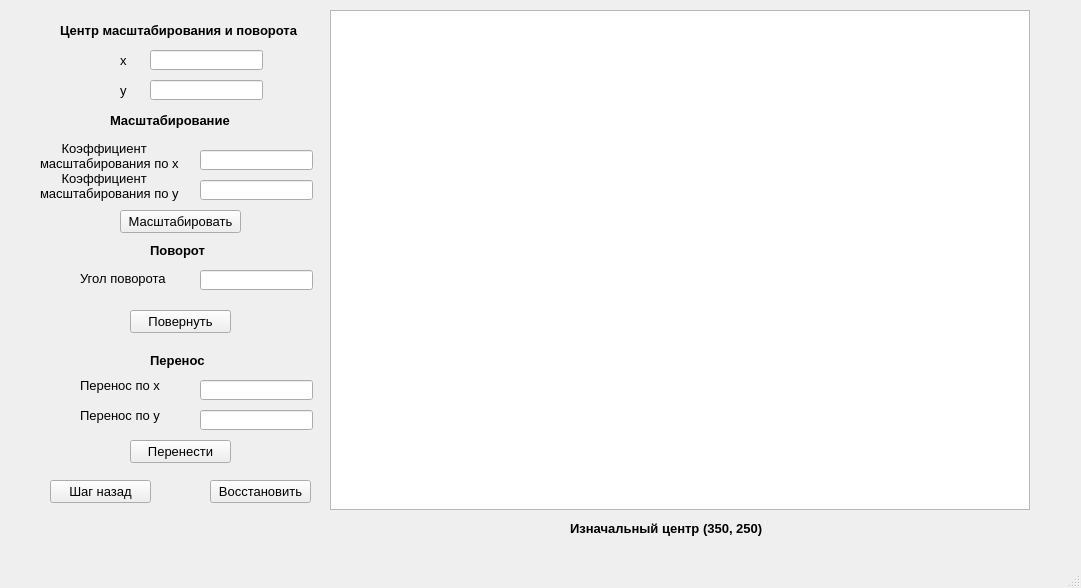
<?xml version="1.0" encoding="UTF-8"?>
<ui version="4.0">
 <class>MainWindow</class>
 <widget class="QMainWindow" name="MainWindow">
  <property name="geometry">
   <rect>
    <x>0</x>
    <y>0</y>
    <width>1081</width>
    <height>588</height>
   </rect>
  </property>
  <property name="windowTitle">
   <string>MainWindow</string>
  </property>
  <property name="documentMode">
   <bool>false</bool>
  </property>
  <widget class="QWidget" name="centralwidget">
   <widget class="QGraphicsView" name="graphicsView">
    <property name="geometry">
     <rect>
      <x>330</x>
      <y>10</y>
      <width>700</width>
      <height>500</height>
     </rect>
    </property>
   </widget>
   <widget class="QLabel" name="label">
    <property name="geometry">
     <rect>
      <x>110</x>
      <y>110</y>
      <width>141</width>
      <height>20</height>
     </rect>
    </property>
    <property name="font">
     <font>
      <pointsize>10</pointsize>
      <weight>75</weight>
      <bold>true</bold>
     </font>
    </property>
    <property name="text">
     <string>Масштабирование</string>
    </property>
   </widget>
   <widget class="QLineEdit" name="x_center">
    <property name="geometry">
     <rect>
      <x>150</x>
      <y>50</y>
      <width>113</width>
      <height>20</height>
     </rect>
    </property>
    <property name="text">
     <string/>
    </property>
   </widget>
   <widget class="QLineEdit" name="y_center">
    <property name="geometry">
     <rect>
      <x>150</x>
      <y>80</y>
      <width>113</width>
      <height>20</height>
     </rect>
    </property>
    <property name="text">
     <string/>
    </property>
   </widget>
   <widget class="QLineEdit" name="x_scaling_factor">
    <property name="geometry">
     <rect>
      <x>200</x>
      <y>150</y>
      <width>113</width>
      <height>20</height>
     </rect>
    </property>
   </widget>
   <widget class="QLineEdit" name="y_scaling_factor">
    <property name="geometry">
     <rect>
      <x>200</x>
      <y>180</y>
      <width>113</width>
      <height>20</height>
     </rect>
    </property>
   </widget>
   <widget class="QLineEdit" name="turn_angle">
    <property name="geometry">
     <rect>
      <x>200</x>
      <y>270</y>
      <width>113</width>
      <height>20</height>
     </rect>
    </property>
   </widget>
   <widget class="QLineEdit" name="x_transfer_factor">
    <property name="geometry">
     <rect>
      <x>200</x>
      <y>380</y>
      <width>113</width>
      <height>20</height>
     </rect>
    </property>
   </widget>
   <widget class="QLineEdit" name="y_transfer_factor">
    <property name="geometry">
     <rect>
      <x>200</x>
      <y>410</y>
      <width>113</width>
      <height>20</height>
     </rect>
    </property>
   </widget>
   <widget class="QPushButton" name="btn_step_back">
    <property name="geometry">
     <rect>
      <x>50</x>
      <y>480</y>
      <width>101</width>
      <height>23</height>
     </rect>
    </property>
    <property name="font">
     <font>
      <pointsize>10</pointsize>
     </font>
    </property>
    <property name="text">
     <string>Шаг назад</string>
    </property>
   </widget>
   <widget class="QPushButton" name="btn_to_restore">
    <property name="geometry">
     <rect>
      <x>210</x>
      <y>480</y>
      <width>101</width>
      <height>23</height>
     </rect>
    </property>
    <property name="font">
     <font>
      <pointsize>10</pointsize>
     </font>
    </property>
    <property name="text">
     <string>Восстановить</string>
    </property>
   </widget>
   <widget class="QPushButton" name="btn_to_scale">
    <property name="geometry">
     <rect>
      <x>120</x>
      <y>210</y>
      <width>121</width>
      <height>23</height>
     </rect>
    </property>
    <property name="font">
     <font>
      <pointsize>10</pointsize>
      <weight>50</weight>
      <italic>false</italic>
      <bold>false</bold>
      <underline>false</underline>
      <stylestrategy>PreferDefault</stylestrategy>
     </font>
    </property>
    <property name="text">
     <string>Масштабировать</string>
    </property>
    <property name="checkable">
     <bool>false</bool>
    </property>
    <property name="default">
     <bool>false</bool>
    </property>
    <property name="flat">
     <bool>false</bool>
    </property>
   </widget>
   <widget class="QPushButton" name="btn_to_turn">
    <property name="geometry">
     <rect>
      <x>130</x>
      <y>310</y>
      <width>101</width>
      <height>23</height>
     </rect>
    </property>
    <property name="font">
     <font>
      <pointsize>10</pointsize>
     </font>
    </property>
    <property name="text">
     <string>Повернуть</string>
    </property>
   </widget>
   <widget class="QPushButton" name="btn_to_transfer">
    <property name="geometry">
     <rect>
      <x>130</x>
      <y>440</y>
      <width>101</width>
      <height>23</height>
     </rect>
    </property>
    <property name="font">
     <font>
      <pointsize>10</pointsize>
     </font>
    </property>
    <property name="text">
     <string>Перенести</string>
    </property>
   </widget>
   <widget class="QLabel" name="label_4">
    <property name="geometry">
     <rect>
      <x>120</x>
      <y>50</y>
      <width>21</width>
      <height>20</height>
     </rect>
    </property>
    <property name="font">
     <font>
      <family>MS Shell Dlg 2</family>
      <pointsize>10</pointsize>
      <strikeout>false</strikeout>
     </font>
    </property>
    <property name="text">
     <string>x</string>
    </property>
   </widget>
   <widget class="QLabel" name="label_5">
    <property name="geometry">
     <rect>
      <x>120</x>
      <y>80</y>
      <width>20</width>
      <height>20</height>
     </rect>
    </property>
    <property name="font">
     <font>
      <family>MS Shell Dlg 2</family>
      <pointsize>10</pointsize>
     </font>
    </property>
    <property name="text">
     <string>y</string>
    </property>
   </widget>
   <widget class="QLabel" name="label_6">
    <property name="geometry">
     <rect>
      <x>40</x>
      <y>140</y>
      <width>151</width>
      <height>31</height>
     </rect>
    </property>
    <property name="font">
     <font>
      <family>MS Shell Dlg 2</family>
      <pointsize>10</pointsize>
     </font>
    </property>
    <property name="text">
     <string>      Коэффициент 
масштабирования по х</string>
    </property>
   </widget>
   <widget class="QLabel" name="label_7">
    <property name="geometry">
     <rect>
      <x>40</x>
      <y>170</y>
      <width>151</width>
      <height>31</height>
     </rect>
    </property>
    <property name="font">
     <font>
      <family>MS Shell Dlg 2</family>
      <pointsize>10</pointsize>
     </font>
    </property>
    <property name="text">
     <string>      Коэффициент 
масштабирования по y</string>
    </property>
   </widget>
   <widget class="QLabel" name="label_13">
    <property name="geometry">
     <rect>
      <x>80</x>
      <y>370</y>
      <width>91</width>
      <height>31</height>
     </rect>
    </property>
    <property name="font">
     <font>
      <pointsize>10</pointsize>
     </font>
    </property>
    <property name="text">
     <string>Перенос по х</string>
    </property>
   </widget>
   <widget class="QLabel" name="label_15">
    <property name="geometry">
     <rect>
      <x>80</x>
      <y>400</y>
      <width>91</width>
      <height>31</height>
     </rect>
    </property>
    <property name="font">
     <font>
      <pointsize>10</pointsize>
     </font>
    </property>
    <property name="text">
     <string>Перенос по y</string>
    </property>
   </widget>
   <widget class="QLabel" name="label_11">
    <property name="geometry">
     <rect>
      <x>80</x>
      <y>270</y>
      <width>91</width>
      <height>16</height>
     </rect>
    </property>
    <property name="font">
     <font>
      <pointsize>10</pointsize>
     </font>
    </property>
    <property name="text">
     <string>Угол поворота</string>
    </property>
   </widget>
   <widget class="QLabel" name="label_9">
    <property name="geometry">
     <rect>
      <x>150</x>
      <y>240</y>
      <width>61</width>
      <height>20</height>
     </rect>
    </property>
    <property name="font">
     <font>
      <pointsize>10</pointsize>
      <weight>75</weight>
      <bold>true</bold>
     </font>
    </property>
    <property name="text">
     <string>Поворот</string>
    </property>
   </widget>
   <widget class="QLabel" name="label_16">
    <property name="geometry">
     <rect>
      <x>150</x>
      <y>350</y>
      <width>61</width>
      <height>20</height>
     </rect>
    </property>
    <property name="font">
     <font>
      <pointsize>10</pointsize>
      <weight>75</weight>
      <bold>true</bold>
     </font>
    </property>
    <property name="text">
     <string>Перенос</string>
    </property>
   </widget>
   <widget class="QLabel" name="label_2">
    <property name="geometry">
     <rect>
      <x>60</x>
      <y>20</y>
      <width>261</width>
      <height>20</height>
     </rect>
    </property>
    <property name="font">
     <font>
      <pointsize>10</pointsize>
      <weight>75</weight>
      <bold>true</bold>
     </font>
    </property>
    <property name="text">
     <string>Центр масштабирования и поворота</string>
    </property>
   </widget>
   <widget class="QLabel" name="label_3">
    <property name="geometry">
     <rect>
      <x>570</x>
      <y>520</y>
      <width>221</width>
      <height>16</height>
     </rect>
    </property>
    <property name="font">
     <font>
      <pointsize>10</pointsize>
      <weight>75</weight>
      <bold>true</bold>
     </font>
    </property>
    <property name="text">
     <string>Изначальный центр (350, 250)</string>
    </property>
   </widget>
  </widget>
  <widget class="QMenuBar" name="menubar">
   <property name="geometry">
    <rect>
     <x>0</x>
     <y>0</y>
     <width>1081</width>
     <height>21</height>
    </rect>
   </property>
  </widget>
  <widget class="QStatusBar" name="statusbar"/>
 </widget>
 <resources/>
 <connections/>
</ui>
